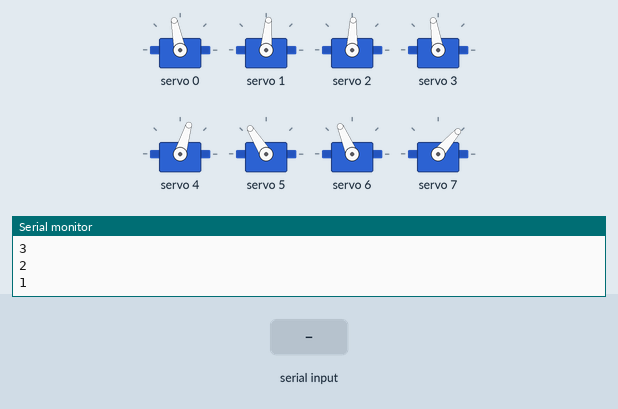
Recording of a sketch running on a simulated ESP32. On the bench: 8 × servo, the last lines printed to the serial monitor. The test bench sets the inputs (shaded band).

Above: at 12.2 s.
12.3 s: "2" received over Serial
At 12.78 s:
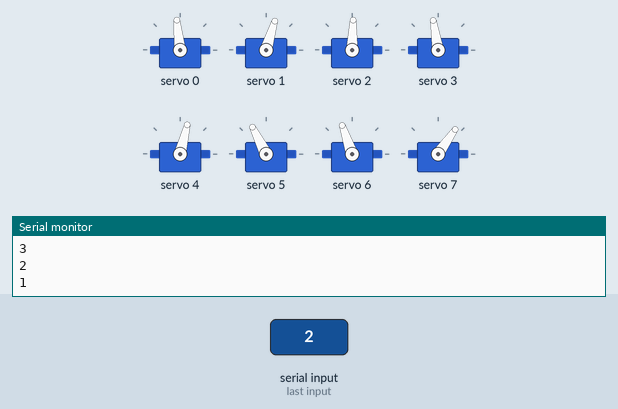
At 13.3 s:
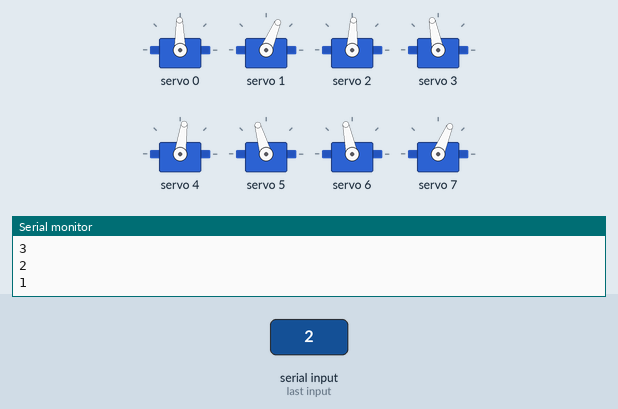
15.3 s: "1" received over Serial
18.3 s: "0" received over Serial
At 19.2 s:
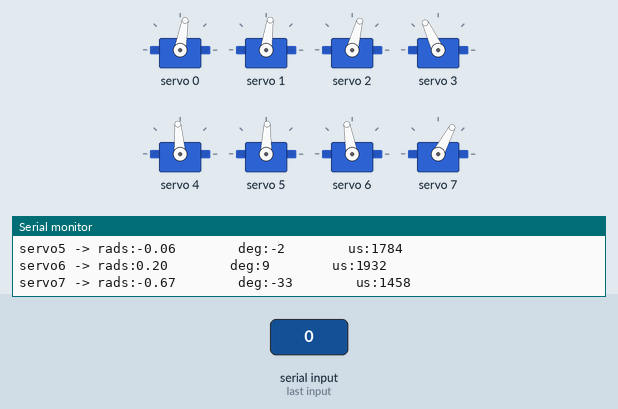
Timing chart, 0 to 21.3 s (numbered marks = the images above; inputs shaded):
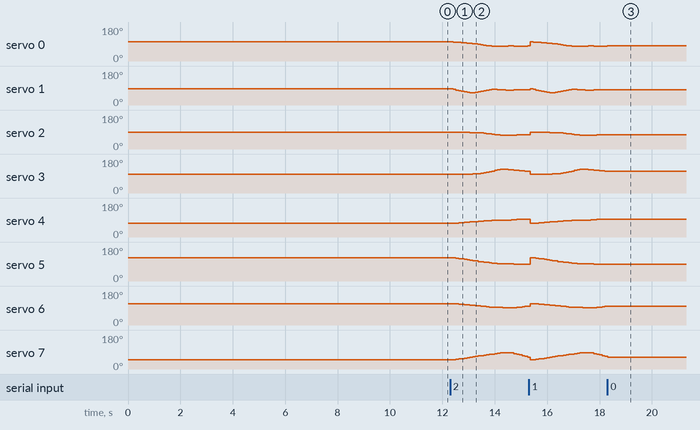

The sketch:

2D_SS_lift_20.ino
```cpp
// HOW TO:
// ------------------------------
// Serial input = 2 -> Steps through gait sequence once and stops at the end.
// Serial input = 1 -> Steps through gait sequence in a loop.
// Serial input = 0 -> Stops infinite loop at the node where it is at that moment

//Gait template
#include <Wire.h>
#include <Adafruit_PWMServoDriver.h>

Adafruit_PWMServoDriver pca9685 = Adafruit_PWMServoDriver();

#define SERVO_FREQ 300
#define SER0 0 //Hip 1
#define SER1 1 //Knee 1
#define SER2 2 //Hip 2
#define SER3 3 //Knee 2
#define SER4 4 //Hip 3
#define SER5 5 //Knee 3
#define SER6 6 //Hip 4
#define SER7 7 //Knee 4

// normal travel = 16.5 cm over 3 gaits
// left right swopped travel = 17cm over 3 gaits, 11 deg turn to left
// front back swopped travel =

// Insert servo angles here:
// For 3D gaits, these angles are obtained from linearisation.py
// For 2D gaits, these angles are obtained from 2D_trajectory_reader.py
float SS_servo0[] = {-0.18155767, -0.16117205, -0.13333385, -0.10745499, -0.08240596, -0.05745628, -0.0292491 ,  0.0031598 ,  0.04105073,  0.08421688,  0.13416671,  0.18677324,  0.23777975,  0.28671538,  0.33311417,  0.37170696,  0.3969686 ,  0.41198279,  0.40902765,  0.38543582,  0.3598072 ,  0.34631956,  0.34734468,  0.35498951,  0.35917786,  0.35913893,  0.35414388,  0.34914884,  0.34219277,  0.33264184,  0.32227523,  0.31129166,  0.30053023,  0.28934776,  0.2872143 ,  0.28665002,  0.27813678,  0.26962354,  0.2611103 ,  0.25259706,  0.24737944,  0.2424884 ,  0.23759737,  0.23270633,  0.2278153 ,  0.22292426,  0.21803323,  0.21314219,  0.20825116,  0.20336013,  0.19846909,  0.19357806,  0.18868702,  0.18379599,  0.17798311,  0.16877075,  0.15955839,  0.15034603,  0.14113367,  0.13192131,  0.12270895,  0.11349659,  0.10428423,  0.09507187,  0.08585951,  0.07471802,  0.06603309,  0.05907372,  0.05109282,  0.04392642,  0.0413765 ,  0.03284562,  0.0234553 ,  0.01237333, -0.00082081, -0.01927218, -0.04031763, -0.04923822, -0.04734038, -0.04379816, -0.04390548, -0.04464155, -0.04647451, -0.04940478, -0.0532268 , -0.05755172, -0.06078091, -0.06616801, -0.07159108, -0.07700073, -0.08212354, -0.08724635, -0.08821215, -0.08931558, -0.09208342, -0.09485125, -0.09761909, -0.10038693, -0.10315476, -0.1077871 , -0.11250948, -0.11723186, -0.12204541, -0.1294237 , -0.13871227, -0.14983147, -0.15688608, -0.16146304, -0.16624615};
float SS_servo1[] = {0.0636676 , 0.11201358, 0.19915266, 0.27989743, 0.35478474, 0.42611943, 0.48055772, 0.51502505, 0.52184713, 0.50229117, 0.44835878, 0.37652389, 0.30123906, 0.22583207, 0.15452019, 0.11213438, 0.10380189, 0.12705575, 0.16293619, 0.19118093, 0.22100311, 0.22804243, 0.20784817, 0.17406111, 0.15071525, 0.13501632, 0.13095963, 0.12690293, 0.12761583, 0.13463996, 0.14233272, 0.14756423, 0.15359491, 0.15829247, 0.14554909, 0.12736349, 0.12329099, 0.11921849, 0.11514599, 0.11107349, 0.10673398, 0.102368  , 0.09800203, 0.09363605, 0.08927008, 0.0849041 , 0.08053813, 0.07617215, 0.07180618, 0.06744021, 0.06307423, 0.05870826, 0.05434228, 0.04997631, 0.04723258, 0.05047124, 0.05370991, 0.05694857, 0.06018723, 0.0634259 , 0.06666456, 0.06990323, 0.07314189, 0.07638055, 0.07961922, 0.08467515, 0.0851564 , 0.08257695, 0.0804519 , 0.07678768, 0.06684644, 0.06526686, 0.06517068, 0.06894458, 0.07755057, 0.09413396, 0.11637996, 0.11435031, 0.09518294, 0.08312514, 0.07953645, 0.07853921, 0.07958518, 0.08243786, 0.08547364, 0.08865002, 0.08814151, 0.09016561, 0.0922353 , 0.09425881, 0.09529499, 0.09633117, 0.09024386, 0.08503514, 0.08470439, 0.08437364, 0.0840429 , 0.08371215, 0.08338141, 0.08649459, 0.08977407, 0.09305356, 0.09635473, 0.10037124, 0.10423865, 0.10576064, 0.09397865, 0.07369829, 0.04871591};
float SS_servo2[] = {-0.15902748, -0.16880238, -0.1732448 , -0.17294076, -0.17096188, -0.16989848, -0.17111443, -0.17477394, -0.182462  , -0.19402525, -0.2112928 , -0.23483893, -0.26547542, -0.30210342, -0.34496346, -0.39237428, -0.44076268, -0.48516453, -0.51927872, -0.52693734, -0.52800819, -0.52276576, -0.50997675, -0.49715149, -0.48818136, -0.48594725, -0.4760251 , -0.46610294, -0.45596101, -0.44552828, -0.43593533, -0.42548161, -0.41252694, -0.39398934, -0.36068243, -0.32457584, -0.285522  , -0.24646815, -0.20741431, -0.16836046, -0.16385488, -0.16277299, -0.16169111, -0.16060922, -0.15952734, -0.15844545, -0.15736357, -0.15628168, -0.1551998 , -0.15411791, -0.15303603, -0.15195414, -0.15087226, -0.14979037, -0.15277809, -0.17077333, -0.18876858, -0.20676382, -0.22475906, -0.2427543 , -0.26074955, -0.27874479, -0.29674003, -0.31473528, -0.33273052, -0.34662281, -0.34729149, -0.33709328, -0.31745891, -0.28877787, -0.25251166, -0.21302759, -0.17319971, -0.13479658, -0.09817238, -0.06431969, -0.03201048, -0.0097429 , -0.00717687, -0.01146182, -0.0161526 , -0.01992063, -0.02352129, -0.02710829, -0.0312208 , -0.03560236, -0.04199617, -0.04633925, -0.05064698, -0.05499188, -0.06013137, -0.06527087, -0.07199603, -0.07828763, -0.08274327, -0.08719891, -0.09165455, -0.09611019, -0.10056582, -0.10440165, -0.10820755, -0.11201346, -0.11584437, -0.11987937, -0.12414443, -0.12936086, -0.13990232, -0.15367407, -0.16540327};
float SS_servo3[] = { 0.04190516,  0.05880194,  0.06719208,  0.06757047,  0.06564022,  0.06557706,  0.06934318,  0.0766861 ,  0.09058443,  0.11090455,  0.14073886,  0.18222925,  0.23687449,  0.30298951,  0.38234232,  0.47564975,  0.5696449 ,  0.6588013 ,  0.72178644,  0.7183441 ,  0.70056375,  0.67286466,  0.63330915,  0.59323244,  0.56312899,  0.54449899,  0.51318914,  0.48187929,  0.45091506,  0.42040817,  0.39046421,  0.35523071,  0.31636521,  0.26468195,  0.18508955,  0.08604238, -0.02909741, -0.1442372 , -0.25937699, -0.37451678, -0.36733404, -0.34802926, -0.32872448, -0.3094197 , -0.29011492, -0.27081013, -0.25150535, -0.23220057, -0.21289579, -0.19359101, -0.17428623, -0.15498145, -0.13567667, -0.11637189, -0.08237142,  0.00582251,  0.09401643,  0.18221036,  0.27040428,  0.3585982 ,  0.44679213,  0.53498605,  0.62317998,  0.7113739 ,  0.79956783,  0.87516176,  0.91191306,  0.91379169,  0.88103327,  0.81557919,  0.72307727,  0.61405182,  0.50388316,  0.40019358,  0.30459365,  0.21368137,  0.12935866,  0.06582041,  0.05309539,  0.06269277,  0.06813194,  0.07308586,  0.07761284,  0.08175044,  0.08537303,  0.08867762,  0.09435997,  0.09434615,  0.0942385 ,  0.09418373,  0.0952594 ,  0.09633507,  0.10149948,  0.10643281,  0.10942744,  0.11242208,  0.11541672,  0.11841136,  0.12140599,  0.12298494,  0.12449553,  0.12600612,  0.12740537,  0.12490967,  0.11899638,  0.109017  ,  0.10403193,  0.10168663,  0.09024184};
float SS_servo4[] = { 5.02756671e-01,  4.91062098e-01,  4.73436783e-01,  4.52131752e-01,  4.27383812e-01,  4.00870231e-01,  3.72635356e-01,  3.44482923e-01,  3.16012637e-01,  2.87240070e-01,  2.60003293e-01,  2.37488886e-01,  2.16719838e-01,  1.96178077e-01,  1.74781731e-01,  1.52098153e-01,  1.32465967e-01,  1.18317674e-01,  1.10485820e-01,  1.05312896e-01,  9.96545656e-02,  8.93520477e-02,  7.34980805e-02,  5.10847927e-02,  3.39131528e-02,  1.98990332e-02,  1.18072864e-02,  3.71553962e-03, -1.40505225e-03, -2.59415441e-03, -4.23160184e-03, -1.02880300e-02, -1.40400732e-02, -2.00116297e-02, -3.16255418e-02, -4.36070308e-02, -5.27382959e-02, -6.18695611e-02, -7.10008263e-02, -8.01320915e-02, -8.76479293e-02, -9.50036798e-02, -1.02359430e-01, -1.09715181e-01, -1.17070931e-01, -1.24426682e-01, -1.31782432e-01, -1.39138183e-01, -1.46493933e-01, -1.53849684e-01, -1.61205434e-01, -1.68561185e-01, -1.75916935e-01, -1.83272686e-01, -1.90210515e-01, -1.95607174e-01, -2.01003832e-01, -2.06400491e-01, -2.11797150e-01, -2.17193808e-01, -2.22590467e-01, -2.27987125e-01, -2.33383784e-01, -2.38780442e-01, -2.44177101e-01, -2.49321553e-01, -2.53392773e-01, -2.56862328e-01, -2.59661634e-01, -2.59757128e-01, -2.55754256e-01, -2.55611771e-01, -2.55753346e-01, -2.56214194e-01, -2.57073678e-01, -2.63552041e-01, -2.80652916e-01, -3.20703226e-01, -3.61185455e-01, -3.75782609e-01, -3.80957128e-01, -3.83402379e-01, -3.85355546e-01, -3.86947686e-01, -3.87831561e-01, -3.87459956e-01, -3.86409989e-01, -3.87817725e-01, -3.89264933e-01, -3.90798672e-01, -3.94182096e-01, -3.97565520e-01, -3.96004770e-01, -3.86921696e-01, -3.55592509e-01, -3.24263323e-01, -2.92934136e-01, -2.61604950e-01, -2.30275763e-01, -1.73980730e-01, -1.16480097e-01, -5.89794638e-02, -5.00967225e-04,  6.78773492e-02,  1.39042513e-01,  2.13796563e-01,  2.90067404e-01,  3.66528280e-01,  4.43939654e-01};
float SS_servo5[] = {-0.86011555, -0.84097987, -0.80885322, -0.76845647, -0.72033921, -0.66857522, -0.61382336, -0.56015449, -0.50685964, -0.4538455 , -0.40506375, -0.36566382, -0.32984857, -0.29409781, -0.25472258, -0.20642938, -0.16413595, -0.12916605, -0.11300606, -0.12020232, -0.12894941, -0.12705983, -0.11245568, -0.0853223 , -0.06545596, -0.05260679, -0.04985477, -0.04710275, -0.04939309, -0.0583556 , -0.06734624, -0.07120995, -0.0784571 , -0.08343398, -0.07671542, -0.07164156, -0.07393275, -0.07622395, -0.07851514, -0.08080634, -0.08034844, -0.07961811, -0.07888778, -0.07815745, -0.07742712, -0.07669679, -0.07596646, -0.07523613, -0.0745058 , -0.07377547, -0.07304513, -0.0723148 , -0.07158447, -0.07085414, -0.07125467, -0.07582547, -0.08039627, -0.08496706, -0.08953786, -0.09410866, -0.09867946, -0.10325026, -0.10782106, -0.11239185, -0.11696265, -0.12415522, -0.13329429, -0.14330953, -0.1563305 , -0.17479763, -0.19867405, -0.2185245 , -0.23805516, -0.25649386, -0.27356916, -0.28183069, -0.2679843 , -0.20813093, -0.14822794, -0.13558108, -0.1392226 , -0.14093272, -0.14168755, -0.14278044, -0.14731118, -0.15633245, -0.16955154, -0.16753272, -0.16526799, -0.16185645, -0.13393033, -0.10600422, -0.0745921 , -0.0543304 , -0.07024577, -0.08616115, -0.10207653, -0.1179919 , -0.13390728, -0.18400068, -0.23574453, -0.28748839, -0.34015462, -0.40692411, -0.48137995, -0.56502058, -0.645432  , -0.72338614, -0.7992792 };
float SS_servo6[] = { 0.43620316,  0.42676327,  0.40826803,  0.38635633,  0.36126162,  0.33436926,  0.30560183,  0.27668923,  0.24698422,  0.21702576,  0.18732017,  0.15799482,  0.13022216,  0.10461609,  0.08340954,  0.07655548,  0.06122409,  0.04170759,  0.0177843 ,  0.00183416, -0.00978806, -0.0133004 , -0.00711856,  0.00843456,  0.03469284,  0.06454872,  0.09844719,  0.13234566,  0.16658622,  0.20127944,  0.23393992,  0.2585474 ,  0.27547688,  0.28725753,  0.29622387,  0.28359823,  0.25994017,  0.2362821 ,  0.21262403,  0.18896596,  0.18499437,  0.1829737 ,  0.18095302,  0.17893234,  0.17691167,  0.17489099,  0.17287032,  0.17084964,  0.16882896,  0.16680829,  0.16478761,  0.16276693,  0.16074626,  0.15872558,  0.1603816 ,  0.17559619,  0.19081078,  0.20602537,  0.22123997,  0.23645456,  0.25166915,  0.26688374,  0.28209834,  0.29731293,  0.31252752,  0.32805388,  0.34877023,  0.37195548,  0.3932646 ,  0.41179971,  0.42780117,  0.43956716,  0.4505477 ,  0.46101613,  0.47084514,  0.48060816,  0.48742676,  0.48403529,  0.46489301,  0.44070989,  0.41233275,  0.38142581,  0.34975298,  0.31704668,  0.28604078,  0.25573367,  0.22823742,  0.20956812,  0.19103472,  0.17277534,  0.16037328,  0.14797122,  0.14258831,  0.13806372,  0.13416665,  0.13026957,  0.12637249,  0.12247542,  0.11857834,  0.13376594,  0.14987515,  0.16598435,  0.18414595,  0.21754674,  0.25073402,  0.28580119,  0.32844372,  0.36878188,  0.40794464};
float SS_servo7[] = {-0.90082371, -0.88537364, -0.85070607, -0.80806911, -0.758073  , -0.70434837, -0.6473508 , -0.59109853, -0.53439919, -0.47815715, -0.42379427, -0.37048227, -0.32045908, -0.27436327, -0.2350419 , -0.21866713, -0.16250881, -0.09300131, -0.03053151, -0.01656368, -0.01364733, -0.02520495, -0.05406411, -0.10853192, -0.19202263, -0.28767904, -0.38568325, -0.48368747, -0.57773612, -0.66655071, -0.74762628, -0.8025551 , -0.82732828, -0.83573572, -0.83154773, -0.75685281, -0.64495191, -0.533051  , -0.42115009, -0.30924918, -0.25866679, -0.21416101, -0.16965523, -0.12514946, -0.08064368, -0.0361379 ,  0.00836788,  0.05287366,  0.09737944,  0.14188522,  0.18639099,  0.23089677,  0.27540255,  0.31990833,  0.34542887,  0.3009373 ,  0.25644574,  0.21195418,  0.16746262,  0.12297106,  0.07847949,  0.03398793, -0.01050363, -0.05499519, -0.09948676, -0.14648111, -0.20282743, -0.26313578, -0.32108152, -0.3734748 , -0.41813556, -0.45811195, -0.49679832, -0.53394018, -0.56915358, -0.60657616, -0.638057  , -0.65120482, -0.6313638 , -0.59175085, -0.54273073, -0.48723092, -0.43002556, -0.37079125, -0.31600171, -0.26314069, -0.21688678, -0.18926937, -0.16193808, -0.13515204, -0.12002131, -0.10489059, -0.102339  , -0.10086526, -0.09906509, -0.09726491, -0.09546474, -0.09366456, -0.09186438, -0.12735375, -0.16464382, -0.2019339 , -0.2433574 , -0.3185265 , -0.39709065, -0.48509592, -0.5929405 , -0.70002399, -0.8099482 };

int node=0;
int first=0;
int input=0;
int end_time=0;
int time_step=100000;
int steps = sizeof(SS_servo0)/sizeof(SS_servo0[0]);
int one_print = 0;

// -------------------Joint configurations-------------------
int servo0=0;
int servo0_deg=0;
int servo1=0;
int servo1_deg=0;
int servo2=0;
int servo2_deg=0;
int servo3=0;
int servo3_deg=0;
int servo4=0;
int servo4_deg=0;
int servo5=0;
int servo5_deg=0;
int servo6=0;
int servo6_deg=0;
int servo7=0;
int servo7_deg=0;

void setup() {
  Serial.begin(115200);
  pca9685.begin();

  pca9685.setOscillatorFrequency(27000000); //Value between 24MHz and 27MHz, tuned for this setup
  pca9685.setPWMFreq(SERVO_FREQ);
  delay (1000);

  servo0_deg=SS_servo0[0]/3.14159265*180;
        servo0=map(servo0_deg,-38,90,2200,1030);
        servo1_deg=SS_servo1[0]/3.14159265*180;
        servo1=map(servo1_deg,-90,90,2600,950);
        servo2_deg=SS_servo2[0]/3.14159265*180;
        servo2=map(servo2_deg,-38,90,1510,2730);
        servo3_deg=SS_servo3[0]/3.14159265*180;
        servo3=map(servo3_deg,-90,90,1100,2700);
        servo4_deg=SS_servo4[0]/3.14159265*180;
        servo4=map(servo4_deg,-90,38,2700,1500);
        servo5_deg=SS_servo5[0]/3.14159265*180;
        servo5=map(servo5_deg,-90,90,2600,930);
        servo6_deg=SS_servo6[0]/3.14159265*180;
        servo6=map(servo6_deg,-90,38,850,2250);
        servo7_deg=SS_servo7[0]/3.14159265*180;
        servo7=map(servo7_deg,-90,90,920,2620);

        pca9685.setPWM(SER0,0,servo0);
        pca9685.setPWM(SER1,0,servo1);
        pca9685.setPWM(SER2,0,servo2);
        pca9685.setPWM(SER3,0,servo3);
        pca9685.setPWM(SER4,0,servo4);
        pca9685.setPWM(SER5,0,servo5);
        pca9685.setPWM(SER6,0,servo6);
        pca9685.setPWM(SER7,0,servo7);

        Serial.print("Node:");
        Serial.println(node);
        Serial.print("servo0 -> rads:");
        Serial.print(SS_servo0[node]);
        Serial.print("        deg:");
        Serial.print(servo0_deg);
        Serial.print("        us:");
        Serial.println(servo0);
        Serial.print("servo1 -> rads:");
        Serial.print(SS_servo1[node]);
        Serial.print("        deg:");
        Serial.print(servo1_deg);
        Serial.print("        us:");
        Serial.println(servo1);
        Serial.print("servo2 -> rads:");
        Serial.print(SS_servo2[node]);
        Serial.print("        deg:");
        Serial.print(servo2_deg);
        Serial.print("        us:");
        Serial.println(servo2);
        Serial.print("servo3 -> rads:");
        Serial.print(SS_servo3[node]);
        Serial.print("        deg:");
        Serial.print(servo3_deg);
        Serial.print("        us:");
        Serial.println(servo3);
        Serial.print("servo4 -> rads:");
        Serial.print(SS_servo4[node]);
        Serial.print("        deg:");
        Serial.print(servo4_deg);
        Serial.print("        us:");
        Serial.println(servo4);
        Serial.print("servo5 -> rads:");
        Serial.print(SS_servo5[node]);
        Serial.print("        deg:");
        Serial.print(servo5_deg);
        Serial.print("        us:");
        Serial.println(servo5);
        Serial.print("servo6 -> rads:");
        Serial.print(SS_servo6[node]);
        Serial.print("        deg:");
        Serial.print(servo6_deg);
        Serial.print("        us:");
        Serial.println(servo6);
        Serial.print("servo7 -> rads:");
        Serial.print(SS_servo7[node]);
        Serial.print("        deg:");
        Serial.print(servo7_deg);
        Serial.print("        us:");
        Serial.println(servo7);

        Serial.println("10");
        delay(1000);
        Serial.println("9");
        delay(1000);
        Serial.println("8");
        delay(1000);
        Serial.println("7");
        delay(1000);
        Serial.println("6");
        delay(1000);
        Serial.println("5");
        delay(1000);
        Serial.println("4");
        delay(1000);
        Serial.println("3");
        delay(1000);
        Serial.println("2");
        delay(1000);
        Serial.println("1");
        delay(1000);

}

void loop()
{
  if(Serial.available()>0)
  {
    first=Serial.read();
    if(first=='2')
    {
      input=2;
      node=0;
      one_print=1;
    }
    if(first=='1')
    {
      input=1;
      node=0;
      one_print=1;
    }
    if(first=='0')
    {
      input=0;
    }
  }
  if(input==1 or input==2)
  {
      if(esp_timer_get_time()>=end_time)
      {
        servo0_deg=SS_servo0[node]/3.14159265*180;
        servo0=map(servo0_deg,-38,90,2200,1030);
        servo1_deg=SS_servo1[node]/3.14159265*180;
        servo1=map(servo1_deg,-90,90,2600,950);
        servo2_deg=SS_servo2[node]/3.14159265*180;
        servo2=map(servo2_deg,-38,90,1510,2730);
        servo3_deg=SS_servo3[node]/3.14159265*180;
        servo3=map(servo3_deg,-90,90,1100,2700);
        servo4_deg=SS_servo4[node]/3.14159265*180;
        servo4=map(servo4_deg,-90,38,2700,1500);
        servo5_deg=SS_servo5[node]/3.14159265*180;
        servo5=map(servo5_deg,-90,90,2600,930);
        servo6_deg=SS_servo6[node]/3.14159265*180;
        servo6=map(servo6_deg,-90,38,850,2250);
        servo7_deg=SS_servo7[node]/3.14159265*180;
        servo7=map(servo7_deg,-90,90,920,2620);

        pca9685.setPWM(SER0,0,servo0);
        pca9685.setPWM(SER1,0,servo1);
        pca9685.setPWM(SER2,0,servo2);
        pca9685.setPWM(SER3,0,servo3);
        pca9685.setPWM(SER4,0,servo4);
        pca9685.setPWM(SER5,0,servo5);
        pca9685.setPWM(SER6,0,servo6);
        pca9685.setPWM(SER7,0,servo7);

        node+=1;
        if(node>=steps and input==1)
        {
          Serial.print("Input:");
          Serial.println(input);
          node=0;
        }
        if(node>=steps and input==2)
        {
          Serial.print("Input:");
          Serial.println(input);
          input=0;
        }
         end_time=esp_timer_get_time()+time_step;
      }
   }

  if(input == 0)
  {
        pca9685.setPWM(SER0,0,servo0);
        pca9685.setPWM(SER1,0,servo1);
        pca9685.setPWM(SER2,0,servo2);
        pca9685.setPWM(SER3,0,servo3);
        pca9685.setPWM(SER4,0,servo4);
        pca9685.setPWM(SER5,0,servo5);
        pca9685.setPWM(SER6,0,servo6);
        pca9685.setPWM(SER7,0,servo7);

        if(one_print==1)
        {
          Serial.print("Input:");
          Serial.println(input);
          Serial.print("Node:");
          Serial.println(node);
          Serial.print("servo0 -> rads:");
          Serial.print(SS_servo0[node]);
          Serial.print("        deg:");
          Serial.print(servo0_deg);
          Serial.print("        us:");
          Serial.println(servo0);
          Serial.print("servo1 -> rads:");
          Serial.print(SS_servo1[node]);
          Serial.print("        deg:");
          Serial.print(servo1_deg);
          Serial.print("        us:");
          Serial.println(servo1);
          Serial.print("servo2 -> rads:");
          Serial.print(SS_servo2[node]);
          Serial.print("        deg:");
          Serial.print(servo2_deg);
          Serial.print("        us:");
          Serial.println(servo2);
          Serial.print("servo3 -> rads:");
          Serial.print(SS_servo3[node]);
          Serial.print("        deg:");
          Serial.print(servo3_deg);
          Serial.print("        us:");
          Serial.println(servo3);
          Serial.print("servo4 -> rads:");
          Serial.print(SS_servo4[node]);
          Serial.print("        deg:");
          Serial.print(servo4_deg);
          Serial.print("        us:");
          Serial.println(servo4);
          Serial.print("servo5 -> rads:");
          Serial.print(SS_servo5[node]);
          Serial.print("        deg:");
          Serial.print(servo5_deg);
          Serial.print("        us:");
          Serial.println(servo5);
          Serial.print("servo6 -> rads:");
          Serial.print(SS_servo6[node]);
          Serial.print("        deg:");
          Serial.print(servo6_deg);
          Serial.print("        us:");
          Serial.println(servo6);
          Serial.print("servo7 -> rads:");
          Serial.print(SS_servo7[node]);
          Serial.print("        deg:");
          Serial.print(servo7_deg);
          Serial.print("        us:");
          Serial.println(servo7);
          one_print=0;
        }

  }
}
```

Measured:
- after the input at 12.3 s, servo 0: 101° → 100° after 0.11 s, → 99° 0.11 s later, → 98° 0.11 s later, → 96° 0.11 s later, … (20 changes in this stretch); servo 1: 85° → 83° after 0.11 s, → 79° 0.11 s later, → 76° 0.11 s later, → 73° 0.11 s later, … (23 changes in this stretch)
- after the input at 18.3 s, servo 0: goes on until 18.3 s, then stays 80°; servo 1: stops changing and stays 82°; servo 2: stops changing and stays 75°; servo 3: goes on until 18.3 s, then stays 115°; servo 4: stays 94° (without the input it goes to 95° after 0.74 s)
